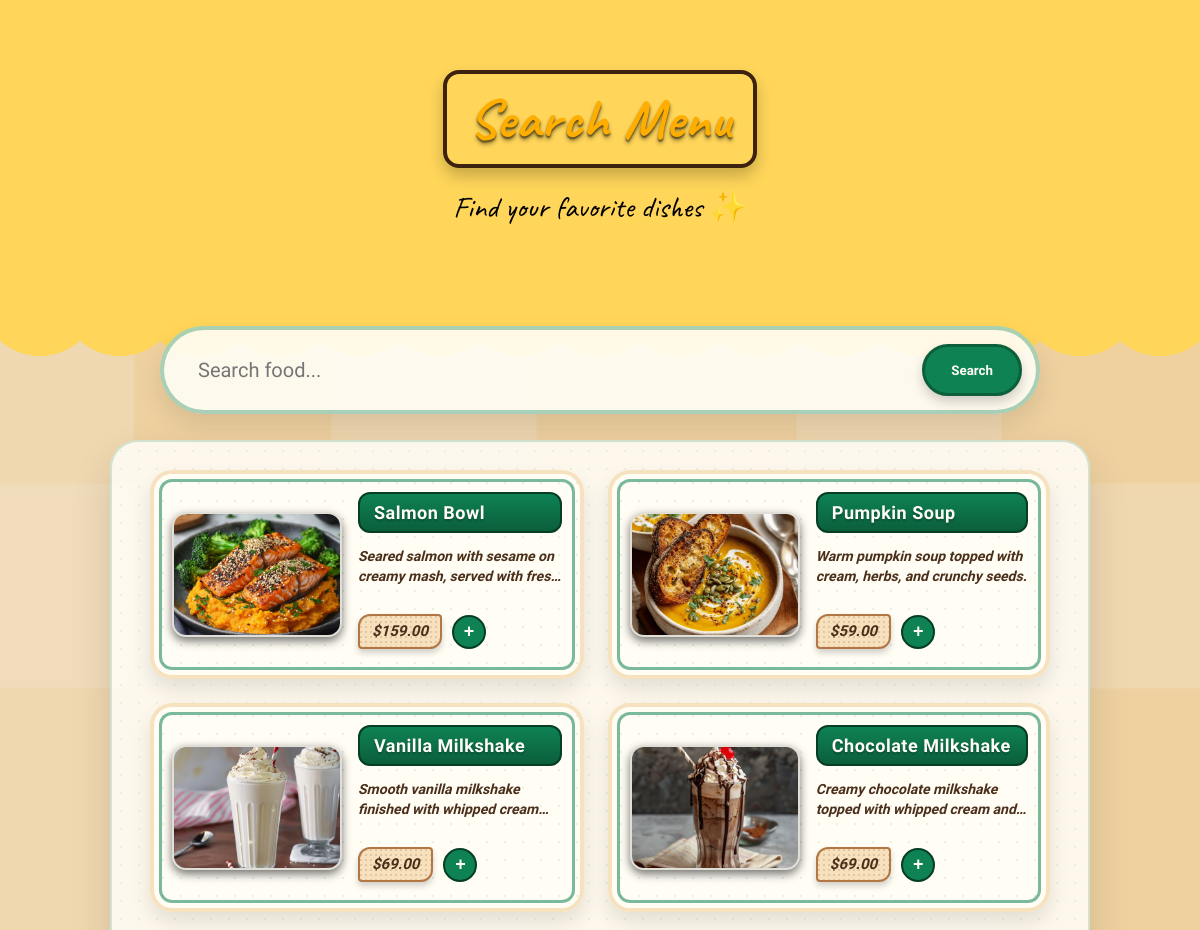
The app's page /frontend/menu.php (upper part), older data.
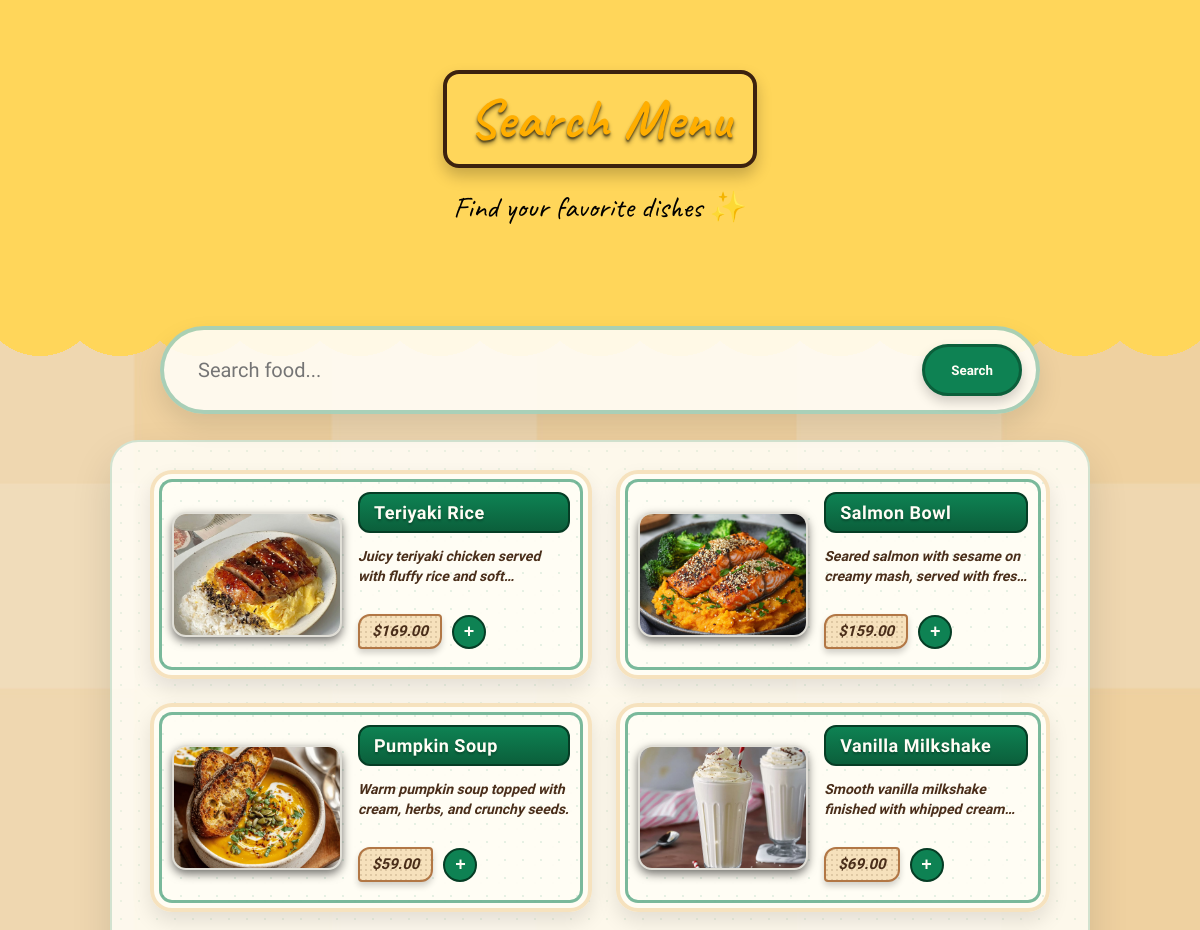
The same page, newer data.
### tables this page shows
CREATE TABLE `foods` (
  `id` int(11) NOT NULL,
  `name` varchar(255) NOT NULL,
  `price` decimal(10,2) NOT NULL,
  `description` text NOT NULL,
  `image` varchar(255) NOT NULL
);

### frontend/menu.php (the view, shortened to what this page needs)
<?php
    require_once "../backend/db-connect.php";
    $search = $_GET['search'] ?? '';
    if ($search === '') {
        $stmt = $db->prepare("SELECT * FROM foods ORDER BY id DESC");
        $stmt->execute();
    }
    else {
        $stmt = $db->prepare("SELECT * FROM foods WHERE name LIKE :keyword OR description LIKE :keyword ORDER BY id DESC");
        $stmt->execute([':keyword' => '%' . $search . '%']);
    }
    $foods = $stmt->fetchAll(PDO::FETCH_ASSOC);
?>
<!DOCTYPE html>
<html lang="en">
<head>
    <link rel="stylesheet" type="text/css" href="../css/menu.css">
</head>
<body>
    <header class="menu-header">
        <div class="menu-header-inner">
            <h1 class="menu-sign">Search Menu</h1>
            <p class="menu-subtitle">Find your favorite dishes ✨</p>
        </div>
    </header>
    <section class="menu-search">
        <form method="GET">
            <input type="text" name="search" placeholder="Search food..." value="<?= htmlspecialchars($search) ?>">
            <button type="submit">Search</button>
        </form>
    </section>
    <section class="menu-container-wrap">
    <section class="menu-container">
        <?php if (empty($foods)) {?>
            <p class="no-result">No results found.</p>
        <?php }
        else {?>
            <?php foreach ($foods as $food) {?>
            <div class="menu-card">
                <img src="../img/<?= htmlspecialchars($food['image']) ?>" alt="<?= htmlspecialchars($food['name']) ?>">
                <div class="menu-info">
                    <h3><?= htmlspecialchars($food['name']) ?></h3>
                    <p class="desc"><?= htmlspecialchars($food['description']) ?></p>
                    <div class="menu-action">
                        <p class="price">$<?= htmlspecialchars($food['price']) ?></p>
                        <button class="add-btn">+</button>
                    </div>
                </div>
            </div>
            <?php } ?>
        <?php } ?>
    </section>
</section>
</body>
</html>

Row changes from the older to the newer data that the page shows:
no longer on this page (row unchanged): foods: image (picture), name "Chocolate Milkshake", description "Creamy chocolate milkshake topped with whipped cream…", price "69.00"
added foods: image (picture), name "Teriyaki Rice", description "Juicy teriyaki chicken served with fluffy rice and…", price "169.00"
